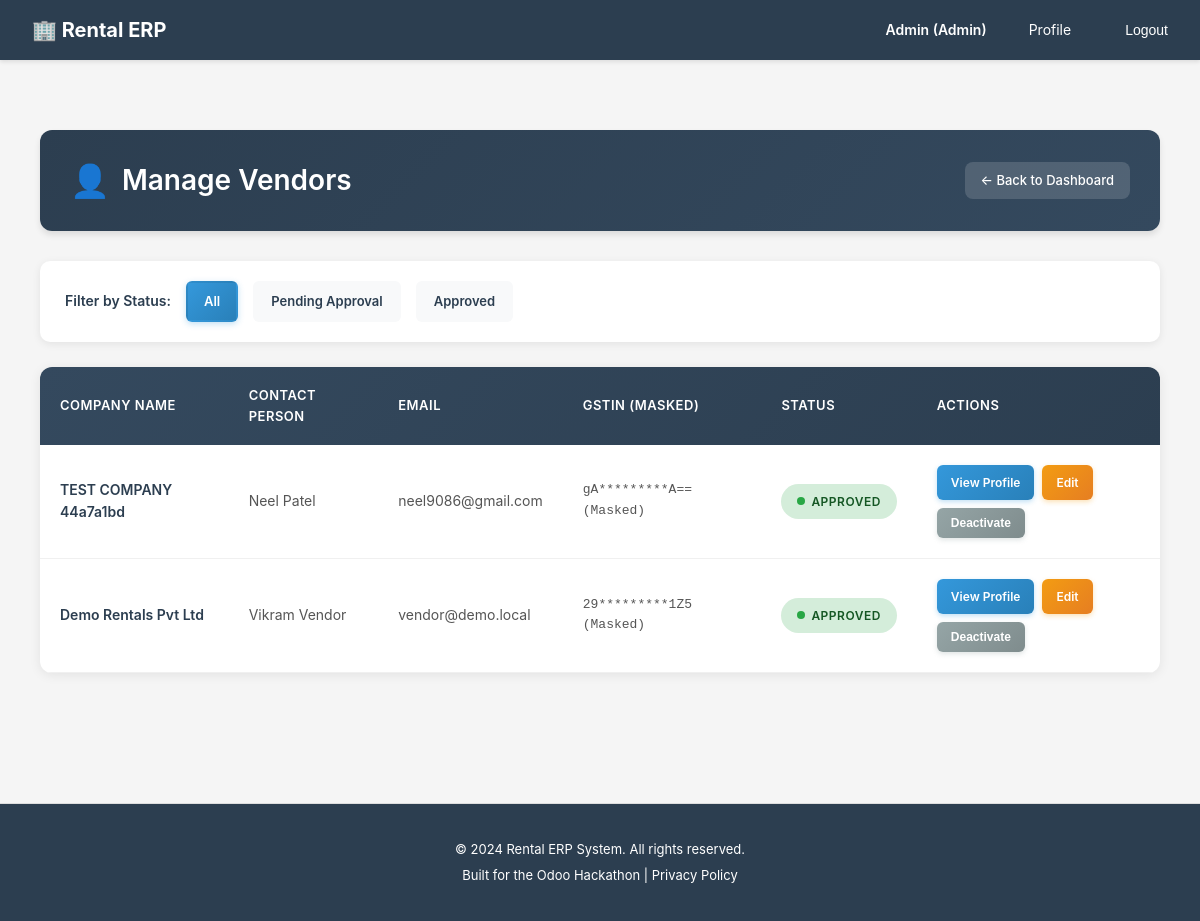
The app's page /accounts/admin/vendors/ (signed in), older data.
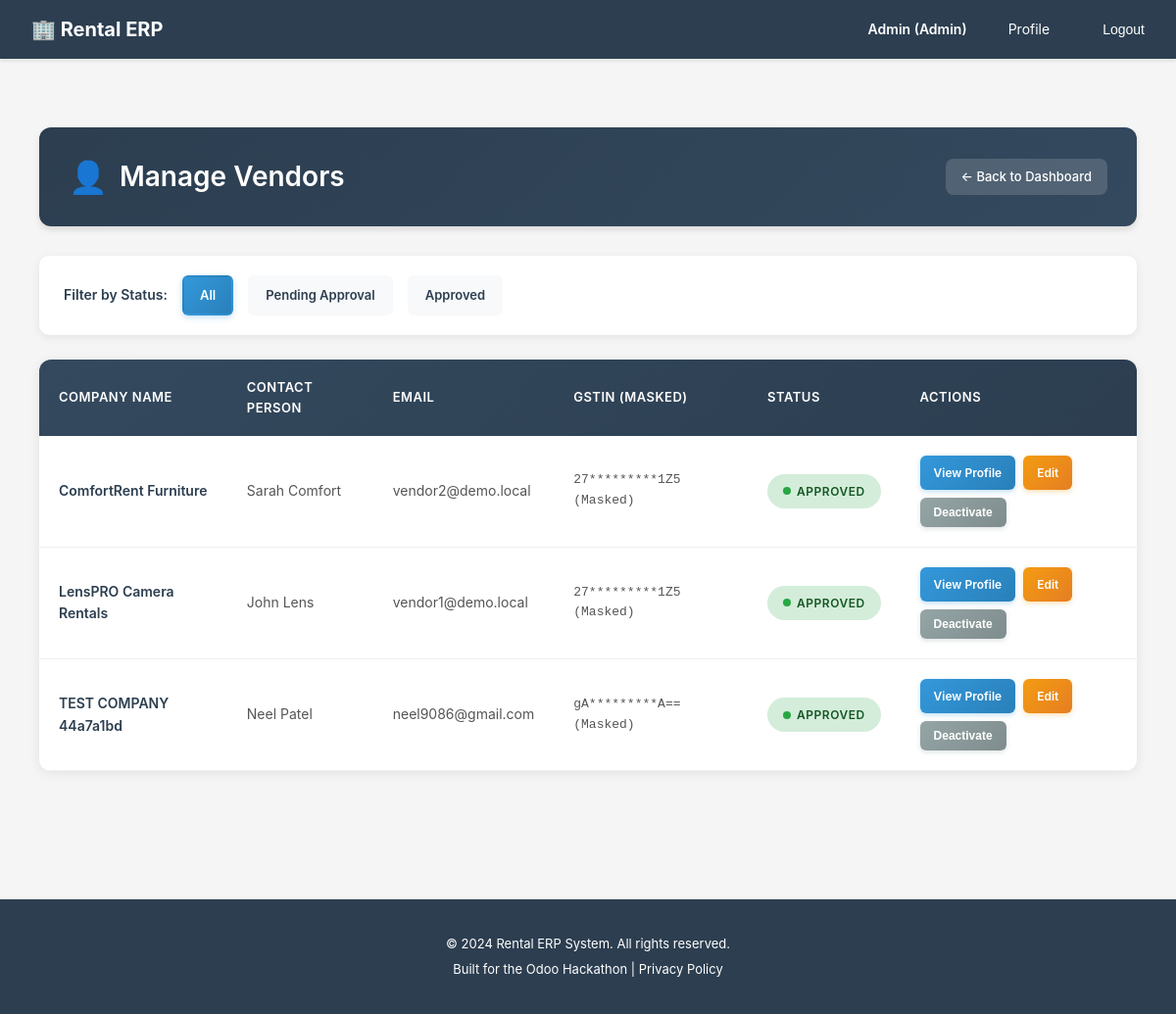
The same page, newer data.
### accounts/models.py (models this page shows, shortened)
class VendorProfile(models.Model):
    user = models.OneToOneField(
        User,
        on_delete=models.CASCADE,
        related_name='vendorprofile',
        limit_choices_to={'role': 'vendor'},
        help_text="Links to the Vendor User account"
    )
    company_name = models.CharField(
        max_length=255,
        help_text="Vendor's registered business name"
    )
    gstin = models.CharField(
        max_length=255,  # Increased for encrypted data
        unique=True,
        help_text="Vendor's GST number for tax compliance (encrypted)"
    )
    business_address = models.TextField(
        help_text="Vendor's business location"
    )
    state = models.CharField(
        max_length=100,
        help_text="State for GST calculations"
    )
    city = models.CharField(
        max_length=100,
        blank=True,
        null=True
    )
    pincode = models.CharField(
        max_length=6,
        validators=[
            RegexValidator(regex=r'^\d{6}$', message="Enter a valid 6-digit pincode")
        ]
    )
    bank_account_number = models.CharField(
        max_length=255,  # Increased for encrypted data
        blank=True,
        null=True,
        help_text="For revenue payouts (encrypted)"
    )
    bank_ifsc_code = models.CharField(
        max_length=255,  # Increased for encrypted data
        blank=True,
        null=True,
        help_text="Bank branch code (encrypted)"
    )
    vendor_logo = models.ImageField(
        upload_to='vendors/logos/',
        blank=True,
        null=True,
        help_text="Vendor's business logo for documents"
    )
    ADVANCE_PAYMENT_CHOICES = [
        ('none', 'No Advance Required'),
        ('half', '50% Advance Required'),
        ('full', '100% Advance Required'),
        ('custom', 'Custom Percentage Advance'),
    ]
    advance_payment_type = models.CharField(
        max_length=20,
        choices=ADVANCE_PAYMENT_CHOICES,
        default='none',
        help_text="Standard advance payment policy for this vendor"
    )
    advance_payment_percentage = models.DecimalField(
        max_digits=5,
        decimal_places=2,
        default=0.00,
        help_text="Percentage of total to be paid as advance (for 'custom' type)"
    )
    upi_id = models.CharField(
        max_length=255,  # Encrypted UPI ID for alternative payment
        blank=True,
        null=True,
        help_text="UPI ID for instant payouts (encrypted)"
    )
    bank_name = models.CharField(
        max_length=100,
        blank=True,
        null=True
    )
    total_products = models.PositiveIntegerField(
        default=0,
        help_text="Number of products listed by this vendor"
    )
    total_rentals = models.PositiveIntegerField(
        default=0,
        help_text="Total rental orders fulfilled"
    )
    total_revenue = models.DecimalField(
        max_digits=12,
        decimal_places=2,
        default=0.00,
        help_text="Lifetime earnings from rentals"
    )
    average_rating = models.DecimalField(
        max_digits=3,
        decimal_places=2,
        default=0.00,
        help_text="Customer satisfaction score (0-5)"
    )
    is_approved = models.BooleanField(
        default=False,
        help_text="Admin approval required before vendor can list products"
    )
    approved_at = models.DateTimeField(
        blank=True,
        null=True,
        help_text="When admin approved this vendor"
    )
    created_at = models.DateTimeField(auto_now_add=True)
    updated_at = models.DateTimeField(auto_now=True)
    class Meta:
        db_table = 'vendor_profiles'
        verbose_name = 'Vendor Profile'
        verbose_name_plural = 'Vendor Profiles'

class User(AbstractUser):
    ROLE_CHOICES = [
        ('customer', 'Customer'),  # End-user who rents products
        ('vendor', 'Vendor'),      # Business user who owns rental products
        ('admin', 'Admin'),        # System administrator with full access
    ]
    email = models.EmailField(
        unique=True,
        validators=[EmailValidator()],
        help_text="Used for login and notifications"
    )
    role = models.CharField(
        max_length=20,
        choices=ROLE_CHOICES,
        default='customer',
        help_text="Determines user's permissions and accessible features"
    )
    phone = models.CharField(
        max_length=15,
        blank=True,
        null=True,
        validators=[
            RegexValidator(
                regex=r'^\+?1?\d{9,15}$',
                message="Phone number must be entered in the format: '+999999999'. Up to 15 digits allowed."
            )
        ],
        help_text="Contact number for order notifications and support"
    )
    is_verified = models.BooleanField(
        default=False,
        help_text="Email verification status for security"
    )
    totp_secret = models.CharField(
        max_length=32,
        blank=True,
        null=True,
        help_text="TOTP secret key for 2FA (encrypted)"
    )
    totp_enabled = models.BooleanField(
        default=False,
        help_text="Whether TOTP 2FA is enabled for this user"
    )
    created_at = models.DateTimeField(auto_now_add=True)
    updated_at = models.DateTimeField(auto_now=True)
    @property
    def phone_number(self):
        """Property alias for backward compatibility with older view/form code"""
        return self.phone
    USERNAME_FIELD = 'email'
    REQUIRED_FIELDS = ['username', 'first_name', 'last_name']
    class Meta:
        db_table = 'users'
        verbose_name = 'User'
        verbose_name_plural = 'Users'
        ordering = ['-created_at']

### accounts/decorators.py (the view)
        def wrapper(request, *args, **kwargs):
            if not request.user.is_authenticated:
                return redirect('accounts:login')
            if request.user.role not in allowed_roles:
                return HttpResponseForbidden('You do not have access to this page.')
            return view_func(request, *args, **kwargs)

### accounts/views.py (called while the page is built)
@login_required
@role_required(['admin'])
def admin_vendor_list(request):
    vendors = VendorProfile.objects.select_related('user').all().order_by('-created_at')
    status = request.GET.get('status')
    if status == 'pending':
        vendors = vendors.filter(is_approved=False)
    elif status == 'approved':
        vendors = vendors.filter(is_approved=True)
    return render(request, 'accounts/admin_vendor_list.html', {'vendors': vendors, 'current_status': status})

### rental_erp/compliance.py (called while the page is built)
    def process_request(self, request):
        if not request.user.is_authenticated:
            return None
        if request.method == 'GET':
            path_lower = request.path.lower()
            for model in self.PERSONAL_DATA_MODELS:
                if model in path_lower:
                    self._log_data_access(request, model)
                    break
        return None

    def process_request(self, request):
        if not request.user.is_authenticated:
            return None
        consent_key = f'gdpr_consent:{request.user.id}'
        has_consent = cache.get(consent_key)
        if has_consent is None:
            cache.set(consent_key, True, 86400)  # Cache for 24 hours
        return None

### templates/accounts/admin_vendor_list.html (shortened to what this page needs)
{% extends 'base.html' %}
{% block content %}
<div class="vendors-container">
    <div class="page-header">
        <h2>Manage Vendors</h2>
        <a href="{% url 'dashboards:dashboard' %}" class="back-link">← Back to Dashboard</a>
    </div>
    <div class="filter-section">
        <span class="filter-label">Filter by Status:</span>
        <a href="{% url 'accounts:admin_vendor_list' %}" class="filter-btn {% if not current_status %}active{% endif %}">All</a>
        <a href="{% url 'accounts:admin_vendor_list' %}?status=pending" class="filter-btn {% if current_status == 'pending' %}active{% endif %}">Pending Approval</a>
        <a href="{% url 'accounts:admin_vendor_list' %}?status=approved" class="filter-btn {% if current_status == 'approved' %}active{% endif %}">Approved</a>
    </div>
    {% if vendors %}
    <div class="vendors-table-wrapper">
        <table class="vendors-table">
            <thead>
                <tr>
                    <th>Company Name</th>
                    <th>Contact Person</th>
                    <th>Email</th>
                    <th>GSTIN (Masked)</th>
                    <th>Status</th>
                    <th>Actions</th>
                </tr>
            </thead>
            <tbody>
                {% for vendor in vendors %}
                <tr class="vendor-row">
                    <td><span class="vendor-name">{{ vendor.company_name }}</span></td>
                    <td>{{ vendor.user.get_full_name }}</td>
                    <td>{{ vendor.user.email }}</td>
                    <td class="masked-gstin">
                        {{ vendor.gstin|slice:":2" }}*********{{ vendor.gstin|slice:"-3:" }} (Masked)
                    </td>
                    <td>
                        {% if vendor.is_approved %}
                            <span class="status-badge status-approved">Approved</span>
                        {% else %}
                            <span class="status-badge status-pending">Pending</span>
                        {% endif %}
                    </td>
                    <td>
                        <div class="actions-cell">
                            <a href="{% url 'accounts:admin_vendor_profile' vendor.pk %}" class="action-btn">View Profile</a>
                            <a href="{% url 'accounts:admin_vendor_edit' vendor.pk %}" class="action-btn action-btn-warning">Edit</a>
                            {% if not vendor.is_approved %}
                                <form method="POST" action="{% url 'accounts:approve_vendor' vendor.pk %}">
                                    {% csrf_token %}
                                    <button type="submit" class="action-btn action-btn-success" onclick="return confirm('Approve this vendor?')">Approve</button>
                                </form>
                            {% else %}
                                <form method="POST" action="{% url 'accounts:reject_vendor' vendor.pk %}">
                                    <button type="submit" class="action-btn action-btn-secondary" onclick="return confirm('Deactivate this vendor?')">Deactivate</button>
                                </form>
                            {% endif %}
                        </div>
                    </td>
                </tr>
                {% endfor %}
            </tbody>
        </table>
    </div>
    {% else %}
    <div class="empty-state">
        <div class="empty-state-icon">📭</div>
        <p class="empty-state-text">No vendors found matching your criteria.</p>
    </div>
    {% endif %}
</div>
{% endblock %}

Row changes from the older to the newer data that the page shows:
removed VendorProfile: company_name "Demo Rentals Pvt Ltd", user.get_full_name "Vikram Vendor", user.email "vendor@demo.local", gstin "29", gstin "1Z5", is_approved "APPROVED"
added VendorProfile: company_name "ComfortRent Furniture", user.get_full_name "Sarah Comfort", user.email "vendor2@demo.local", gstin "27", gstin "1Z5", is_approved "APPROVED"
added VendorProfile: company_name "LensPRO Camera Rentals", user.get_full_name "John Lens", user.email "vendor1@demo.local", gstin "27", gstin "1Z5", is_approved "APPROVED"
